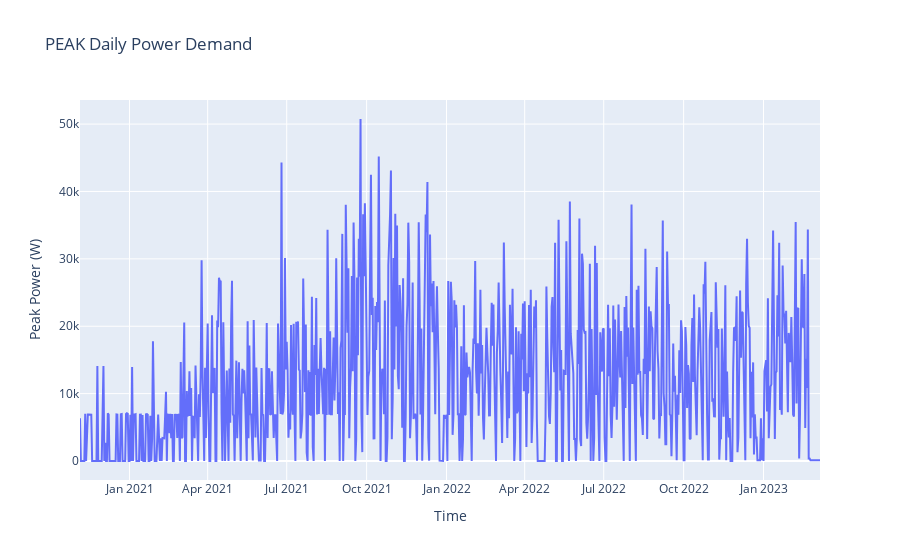

Here is the notebook cell this chart was saved with:
### Code cell
fig = go.Figure()
fig.add_trace(
    go.Scatter(
        x = dailydemand.index, y = dailydemand["peak_power_W"], hovertext=dailydemand["day"]
    )
)
fig.update_layout(title = f"PEAK Daily Power Demand", xaxis_title = "Time", yaxis_title="Peak Power (W)")
fig.show()

### Figure 1 — Plotly figure (JSON) as saved in the notebook; plotly's stock layout.template omitted (floating-point values rounded to 4 significant figures; data arrays with more than 128 entries replaced by an {"elided": "..."} marker saying what was removed)
{"data": [{"hovertext": {"elided": "853 str values"}, "type": "scatter", "x": {"elided": "853 str values"}, "y": {"elided": "853 int values"}}], "layout": {"title": {"text": "PEAK Daily Power Demand"}, "xaxis": {"title": {"text": "Time"}}, "yaxis": {"title": {"text": "Peak Power (W)"}}}}
